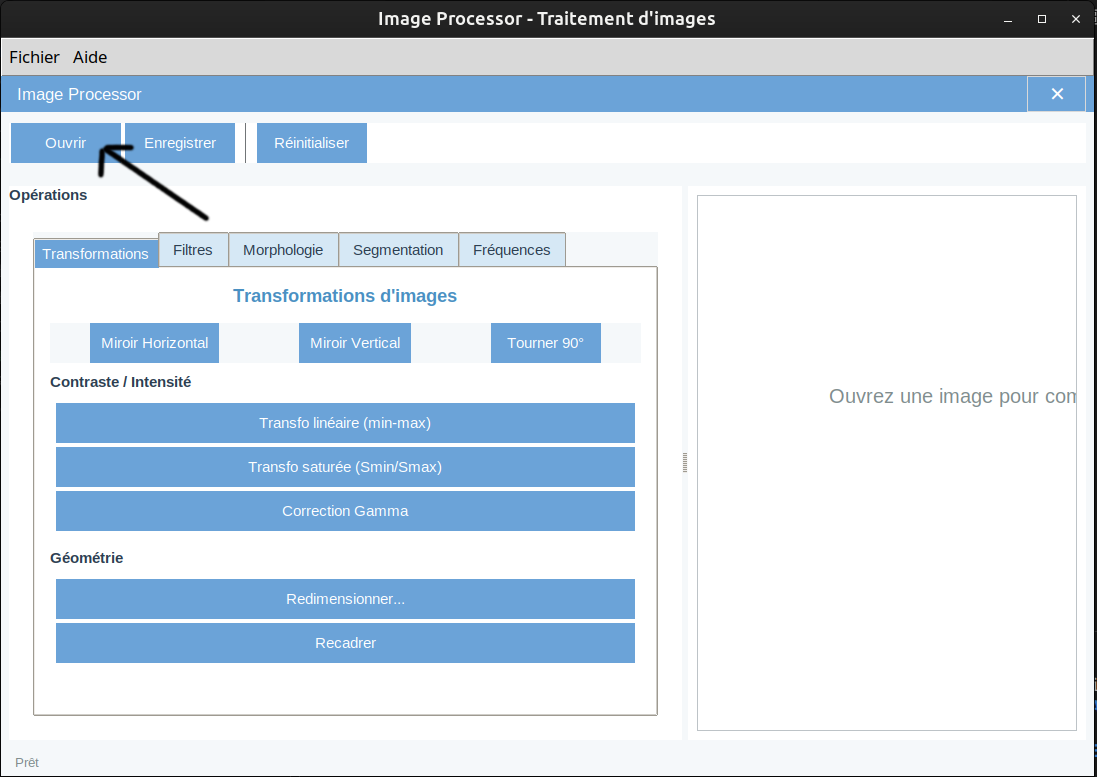
#> input picture images/charger_image_v1.png, 1097 x 777 px
$ python -i morphology.py   (imports and definitions only)
#> lines starting #> are read from the running program, lines starting #| are printed output that depends on the picture; after the words box and inside, x2 and y2 are one past the last pixel; in counts of white or black regions, pixels touching at a corner belong together
#> further down, picture is the input picture: shape (777, 1097, 3); mean B, G, R 230.9, 219.2, 206.5
""""
Module contenant les opérations morphologiques pour le traitement d'images.
"""

import cv2
import numpy as np

# [112 lines left out: functions get_kernel, apply_erosion, apply_dilation, apply_opening, apply_closing, apply_gradient and 2 more, not called in this run]

def skeletonize(image):
    """
    Réduit les régions d'une image binaire à des squelettes d'un pixel de large.

    Args:
        image (numpy.ndarray): Image binaire d'entrée

    Returns:
        numpy.ndarray: Image squelettisée
    """
    # Vérifier si l'image est binaire
    if len(image.shape) == 3:
        gray = cv2.cvtColor(image, cv2.COLOR_BGR2GRAY)
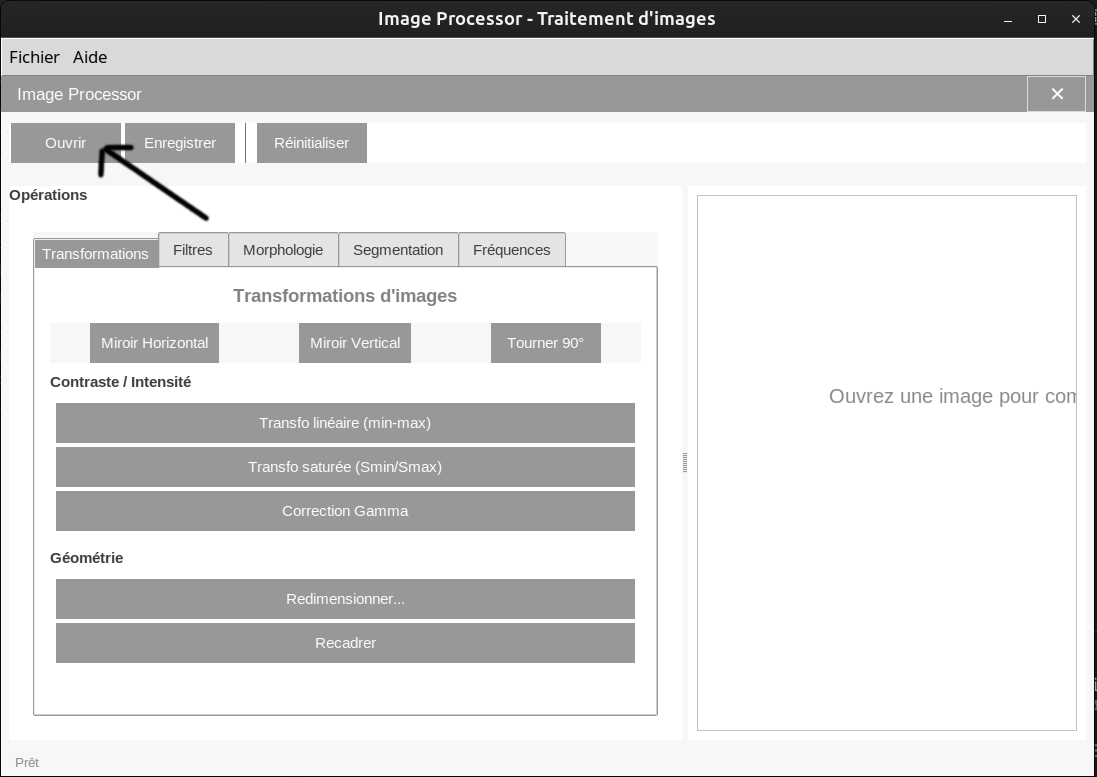
#> gray: shape (777, 1097); min 0, max 255, mean 216.6
    else:
        gray = image.copy()

    _, binary = cv2.threshold(gray, 127, 255, cv2.THRESH_BINARY)
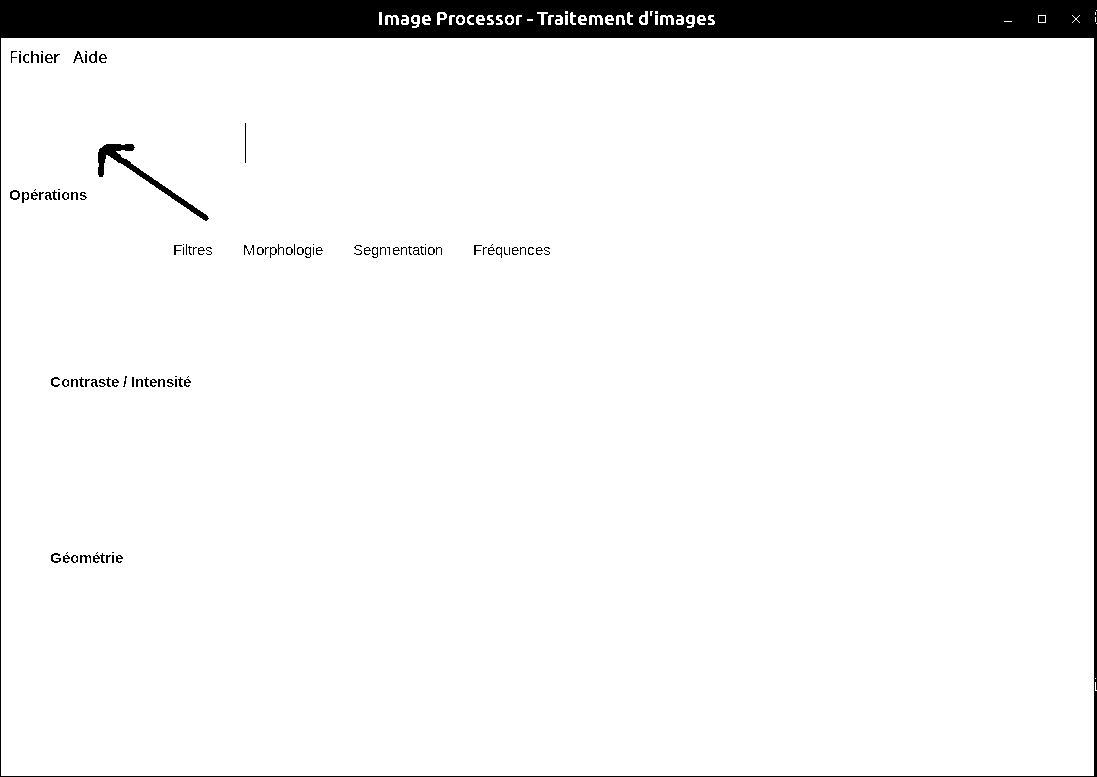
#> binary: shape (777, 1097); 94.5% white; 124 black regions (54 under 20 px), largest, box (x1, y1, x2, y2) and area: (0, 0, 1097, 777) 43694, (98, 144, 209, 221) 1078, (10, 190, 20, 200) 50

    # Initialiser le squelette
    skeleton = np.zeros(binary.shape, dtype=np.uint8)
    element = cv2.getStructuringElement(cv2.MORPH_CROSS, (3, 3))

    while True:
        # Étape 1: Ouverture
        opened = cv2.morphologyEx(binary, cv2.MORPH_OPEN, element)
        # Étape 2: Soustraction
        temp = cv2.subtract(binary, opened)
        # Étape 3: Érosion
        eroded = cv2.erode(binary, element)
        # Étape 4: Copier le squelette
        skeleton = cv2.bitwise_or(skeleton, temp)
        # Étape 5: Itération
        binary = eroded.copy()
        # Condition d'arrêt
        if cv2.countNonZero(binary) == 0:
            break
#> this loop made 356 passes
#> pass 1, in skeletonize, `temp = cv2.subtract(binary, opened)`:
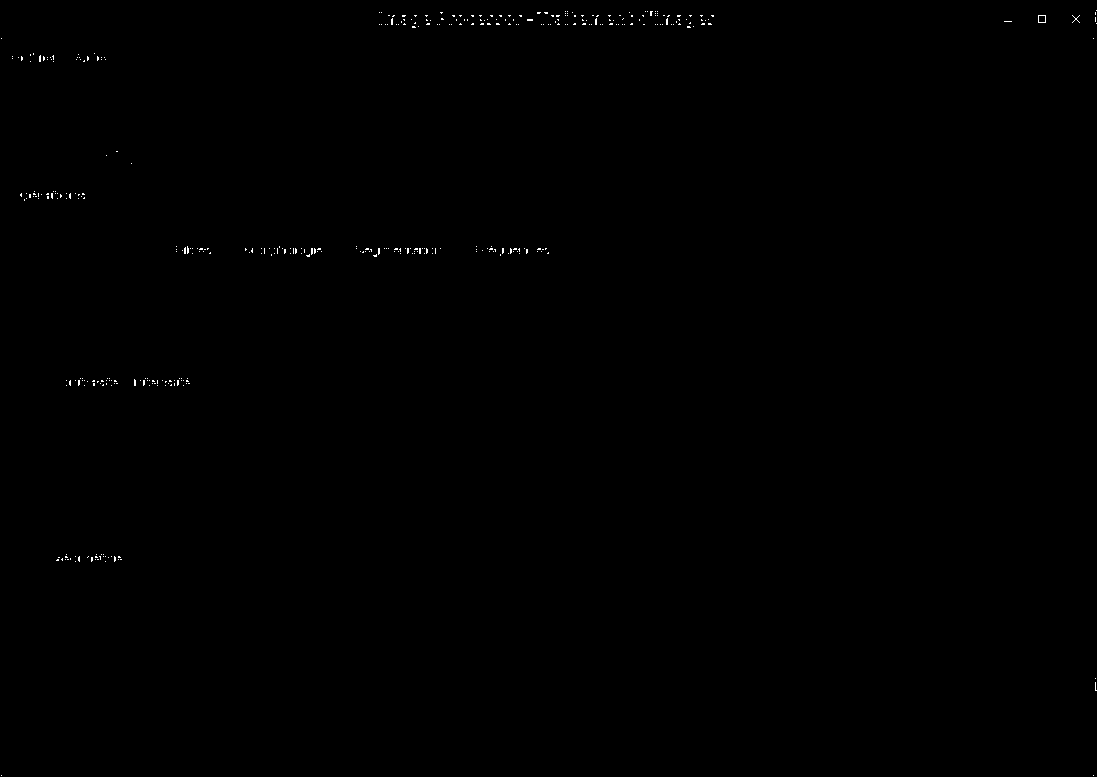
#> temp: shape (777, 1097); 0.15% white in thin lines or dots
#> pass 1, in skeletonize, `eroded = cv2.erode(binary, element)`:
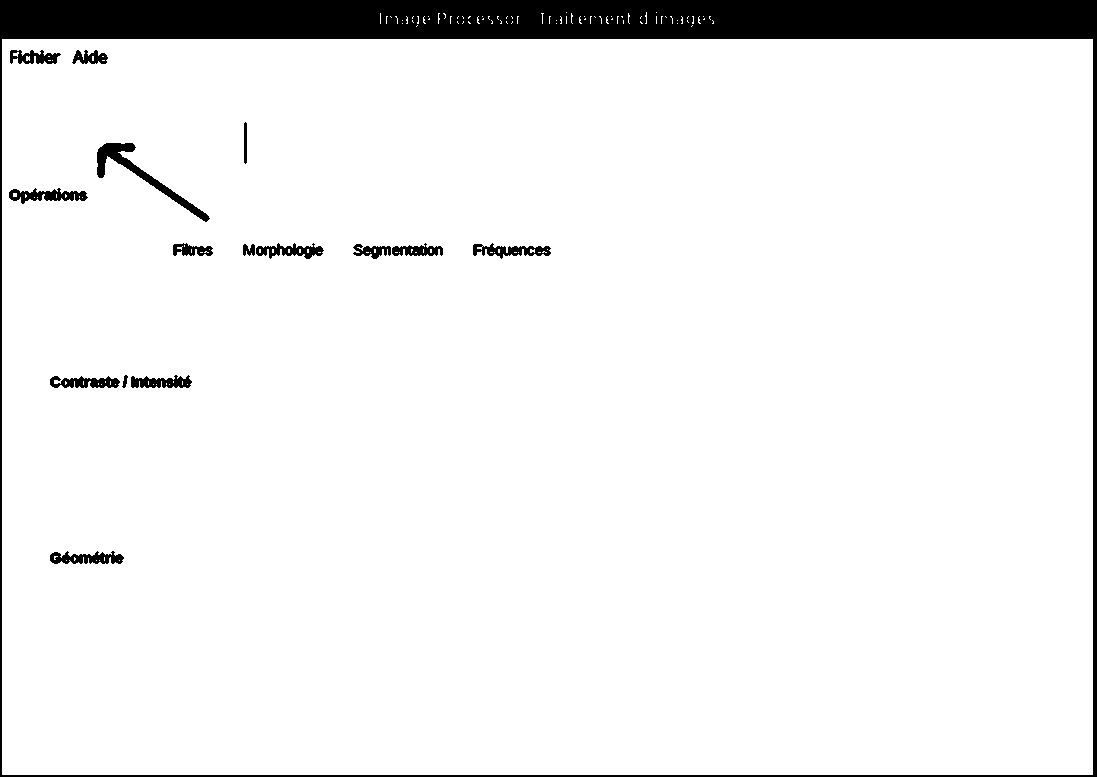
#> eroded: shape (777, 1097); 93.4% white; 16 black regions, largest, box (x1, y1, x2, y2) and area: (0, 0, 1097, 777) 48956, (97, 143, 210, 222) 1388, (9, 188, 88, 204) 661
#> after the loop: binary: shape (777, 1097); every value is 0
#> after the loop:
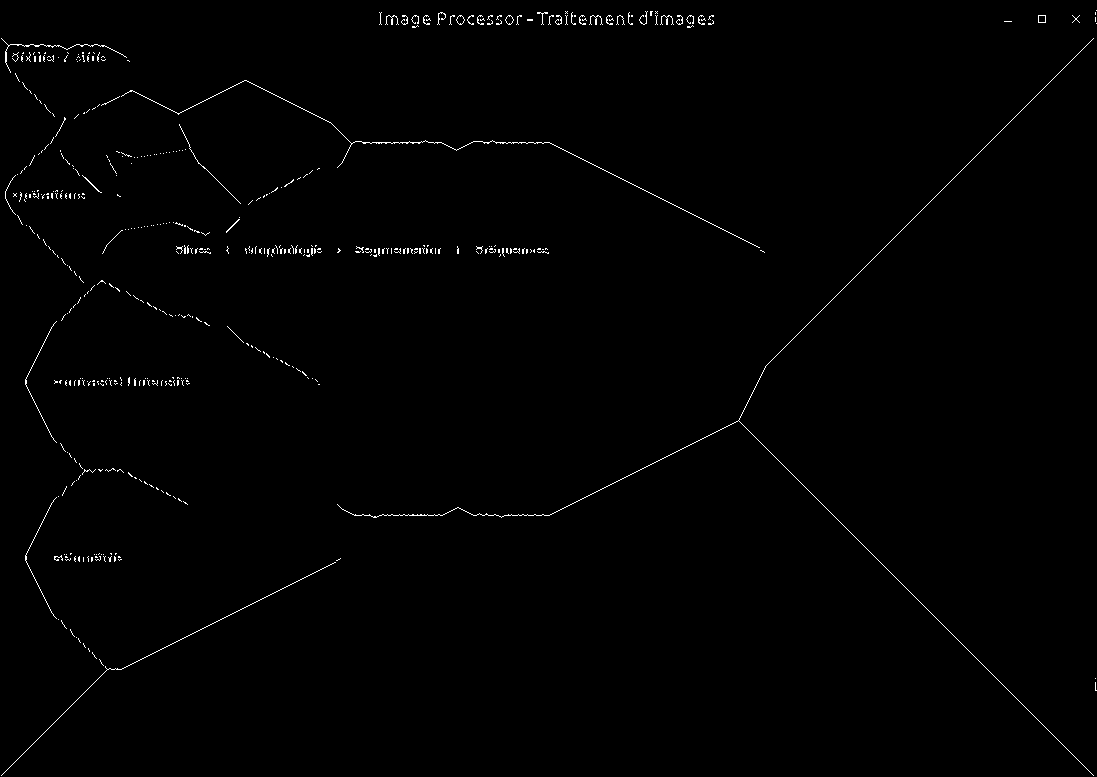
#> skeleton: shape (777, 1097); 0.71% white in thin lines or dots

    return skeleton

# [23 lines left out: function distance_transform, not called in this run]

>>> import cv2
>>> picture = cv2.imread('../../images/charger_image_v1.png')
>>> result = skeletonize(picture)
